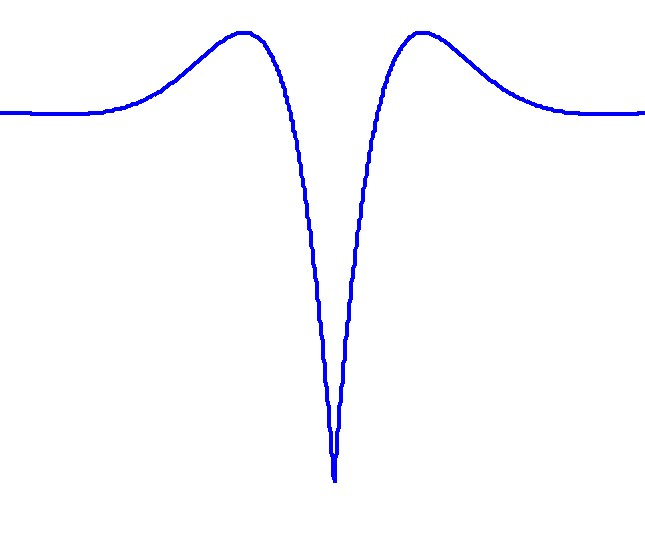
#> input picture pic4.jpg, 645 x 539 px
$ python interpolation.py
#> lines starting #> are read from the running program, lines starting #| are printed output that depends on the picture; after the words box and inside, x2 and y2 are one past the last pixel; in counts of white or black regions, pixels touching at a corner belong together
### Image_extraction.py
# 曲线提取 curve extraction
import matplotlib.image as mp_img
import matplotlib.pyplot as plt
import numpy as np


def extraction(pic_, n_dot=20):
    """
    将图片矩阵中的曲线提取出来
    :param pic_:图片矩阵
    :param n_dot: 想要提取的点数数量（默认从曲线上提取20个点）
                  一般提取出的点数量会小于n_dot，因为在程序中会筛选掉一部分不合要求的点
    :return: 曲线的横纵坐标
    """
    count = 0
    x_list = []
    y_list = []
    pic__ = gray_scale(pic_)
    pic_new = np.swapaxes(pic__, 1, 0)
    shape_i = pic_new.shape[0]
    shape_j = pic_new.shape[1]
    gap = shape_i // n_dot
    print(shape_i, n_dot, gap)
    for i in range(shape_i):  # 扫x轴
    # for i in range(0, shape_i, gap):  # 扫x轴
        for j in range(shape_j):  # 扫y轴
            if int(pic_new[i][j][0]) == 0:
                count += 1
                x_list.append(i)
                y_list.append(j)
                break
    return x_list, y_list


def gray_scale(pic_):
    """
    将图片中的曲线灰度化
    :param pic_: 图片矩阵
    :return: 灰度化后的图片矩阵
    """
    pic__ = np.array(pic_)
    pic__.flags.writeable = True  # 将矩阵读写置为可读
    shape_i = pic__.shape[0]
    shape_j = pic__.shape[1]
    for i in range(shape_i):
        for j in range(shape_j):
            # if pic__[i][j][0] <= 60 and pic__[i][j][1] <= 120 and pic__[i][j][2] <= 160:
            if int(pic__[i][j][0]) + int(pic__[i][j][1]) + int(pic__[i][j][2]) <= 340:
                pic__[i][j] = np.array([0, 0, 0], dtype='uint8')
            else:
                pic__[i][j] = np.array([255, 255, 255], dtype='uint8')
    return pic__


# [13 lines that do not run on import are left out]

### add_noise.py
# add noise
# 目前加噪的点只能小于10个
import sys
import random
import numpy as np


def noise(y_, n):
    y__ = np.array(y_)
    y_len = len(y__)
    count = int(y_len / (n + 1))
    try:
        for i in range(count, y_len - 2, count):
            if i < y_len:
                rad = random.randint(20, 50)
                if random.random() <= 0.5:
                    rad *= -1
                y__[i] = y__[i] + rad
        return y__
    except:
        print('Unexpected error:', sys.exc_info()[0])
        raise


# [23 lines that do not run on import are left out]

### interpolation.py
# interpolate

import matplotlib.pyplot as plt
import numpy as np
import scipy.interpolate as spi


def interpolate(x_old, y_old):
    try:
        x_new = np.arange(x_old[0], x_old[-1] + 1)
        for kind in ['slinear', 'quadratic', 'cubic']:
            f = spi.interp1d(x_old, y_old, kind=kind)  # interp1d的插值范围要在原x_old的范围之内
            y_new = f(x_new)
            plt.plot(x_new, y_new, label=str(kind))
        plt.legend(loc='lower right')
        plt.show()
        return x_new, y_new
    except IOError as err:
        print('Error!:', err)


if __name__ == '__main__':
    import matplotlib.image as mp_img
    import Image_extraction as Ie
    from add_noise import noise

    # pic_ = mp_img.imread('Figure_1.jpg')
    pic_ = mp_img.imread('pic4.jpg')
#> pic_ is the input picture: shape (539, 645, 3); mean R, G, B 250.6, 250.6, 254
    plt.imshow(pic_)
    plt.grid()
    plt.show()

    x, y = Ie.extraction(pic_, 60)
#> after the loop in gray_scale, `for i in range(shape_i):`:
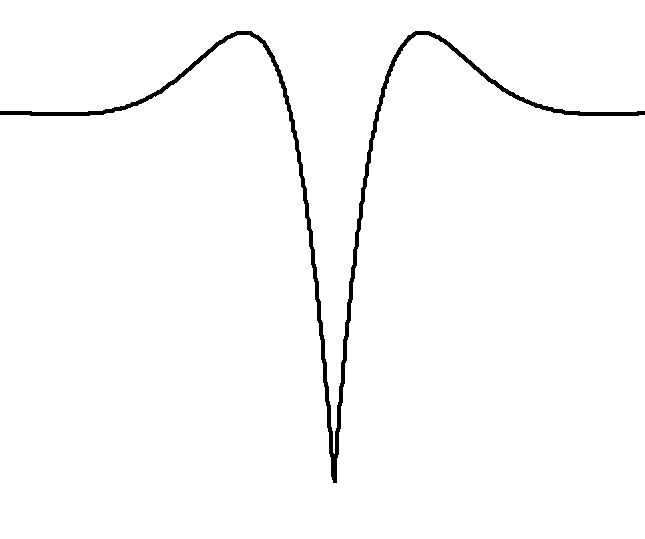
#> pic__: shape (539, 645, 3); 98.3% white; 1 black region, box (x1, y1, x2, y2) and area: (0, 31, 645, 483) 5939
#> in extraction, `pic_new = np.swapaxes(pic__, 1, 0)`:
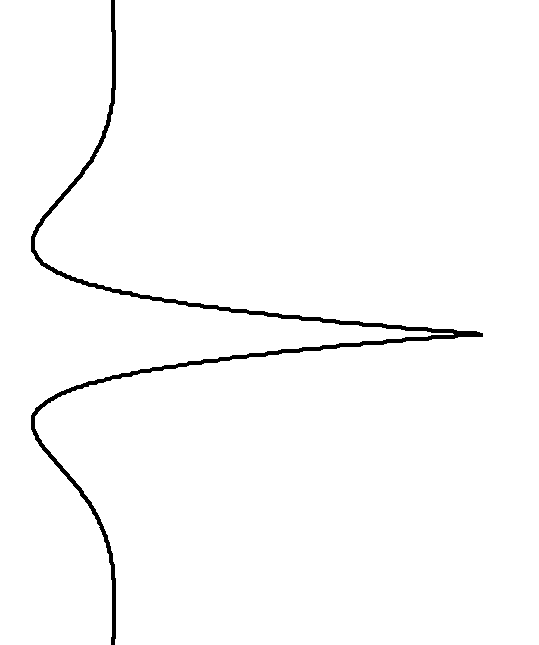
#> pic_new: shape (645, 539, 3); 98.3% white; 1 black region, box (x1, y1, x2, y2) and area: (31, 0, 483, 645) 5939
#| 645 60 10
#> x = 645 values from 0 to 644; y = 645 values, max 454 at index 334, min 31 at index 236, mean 105.6
    xarr = np.array(x)
#> xarr = 645 values from 0 to 644
    yarr = np.array(y)
#> yarr has the same summary as y

    y_n = noise(yarr, 5)
#> in noise, `y__ = np.array(y_)`: y__ has the same summary as y outside noise
#> in noise, `y_len = len(y__)`: y_len = 645
#> in noise, `count = int(y_len / (n + 1))`: count = 107
#> after the loop in noise, `for i in range(count, y_len - 2, count):`: y__ = 645 values, max 454 at index 334, min -4 at index 214, mean 105.4
#> y_n has the same summary as y__ in noise

    # plt.figure()
    plt.plot(x, y, 'ro')
    # plt.plot(x, y_n)
    # plt.grid()
    xnew, ynew = interpolate(x, y)
#> in interpolate, `plt.show()`:
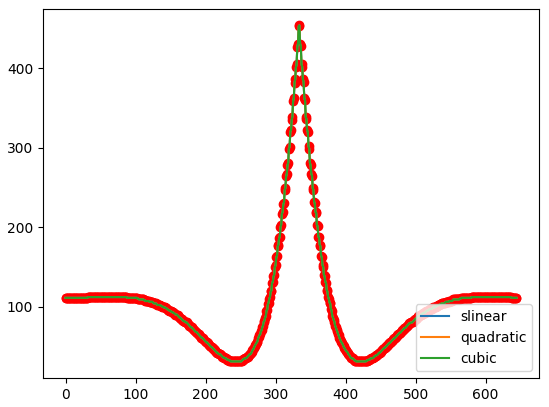
#> figure drawn by matplotlib, 1 panel; curve peaks at x = 334, y = 454; curve peaks at x = 334, y = 454; curve peaks at x = 334, y = 454
#> xnew = 645 values from 0 to 644; ynew has the same summary as y

$ run again, with pic3.jpg copied over pic4.jpg
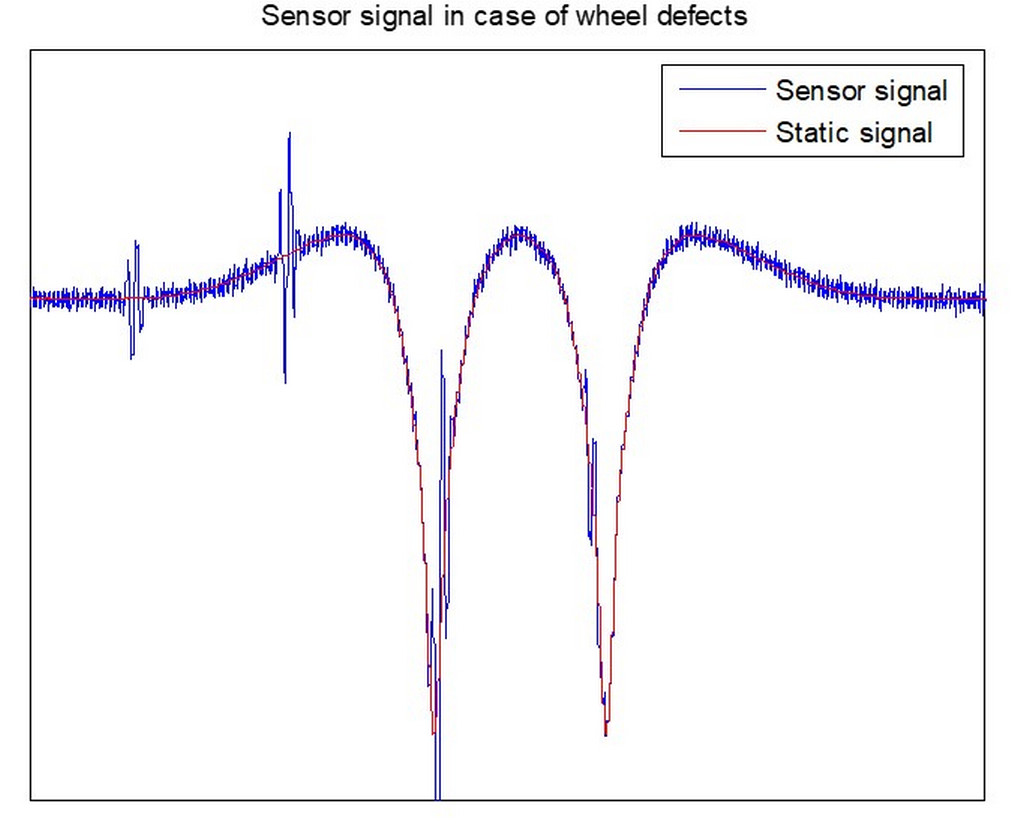
#> input picture pic3.jpg, 1012 x 828 px
#> pic_ is the input picture: shape (828, 1012, 3); mean R, G, B 246.2, 245.4, 247.9
#> in extraction, `pic_new = np.swapaxes(pic__, 1, 0)`:
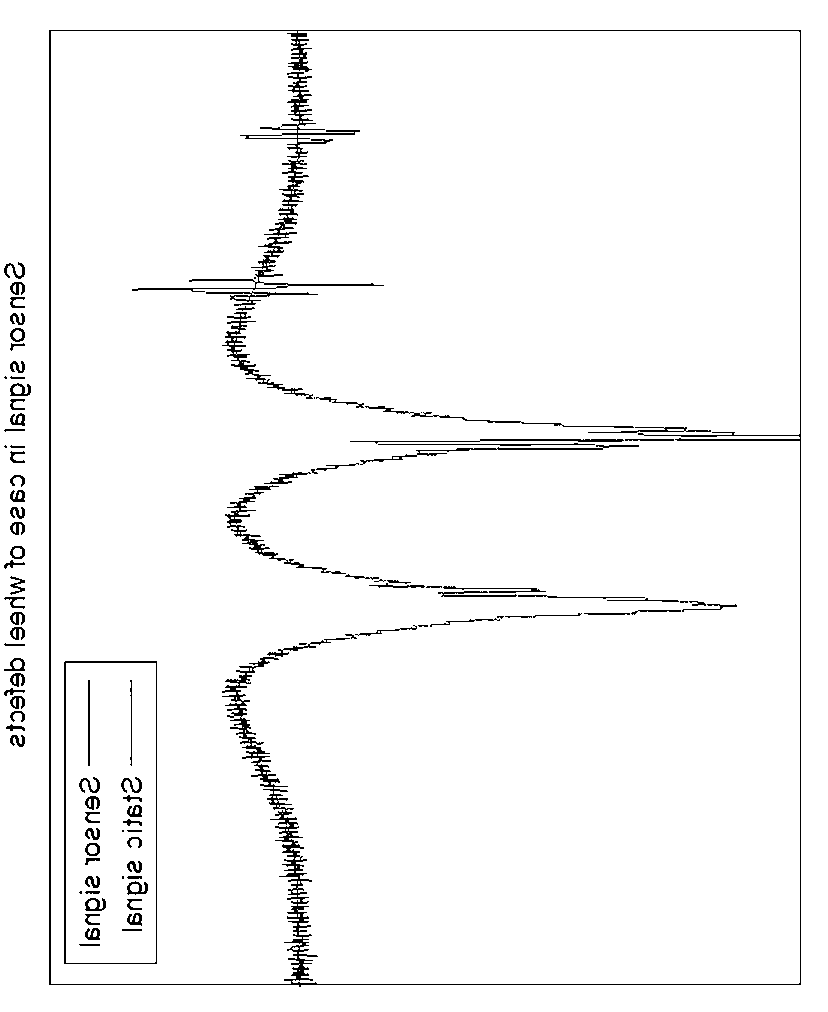
#> pic_new: shape (1012, 828, 3); 97% white; black in thin lines or dots
#| 1012 60 16
#> x = 957 values from 30 to 986; y = 957 values, max 299 at index 955, min 4 at index 238, mean 35.4
#> xarr = 957 values from 30 to 986
#> yarr has the same summary as y
#> in noise, `y__ = np.array(y_)`: y__ has the same summary as y outside noise
#> y_len = 957
#> in noise, `count = int(y_len / (n + 1))`: count = 159
#> after the loop in noise, `for i in range(count, y_len - 2, count):`: y__ = 957 values, max 299 at index 955, min -38 at index 318, mean 35.29
#> y_n has the same summary as y__ in noise
#> in interpolate, `plt.show()`:
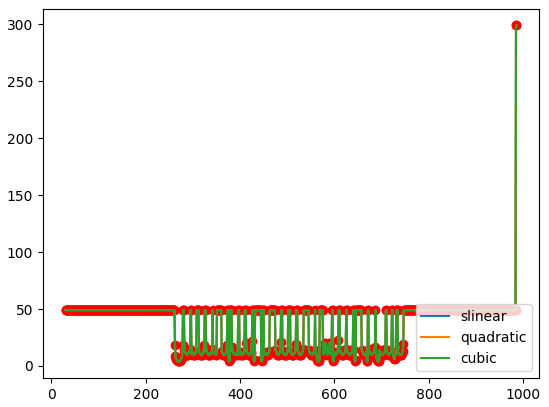
#> figure drawn by matplotlib, 1 panel; curve peaks at x = 985, y = 299; curve peaks at x = 985, y = 299; curve peaks at x = 985, y = 299
#> xnew = 957 values from 30 to 986; ynew has the same summary as y
